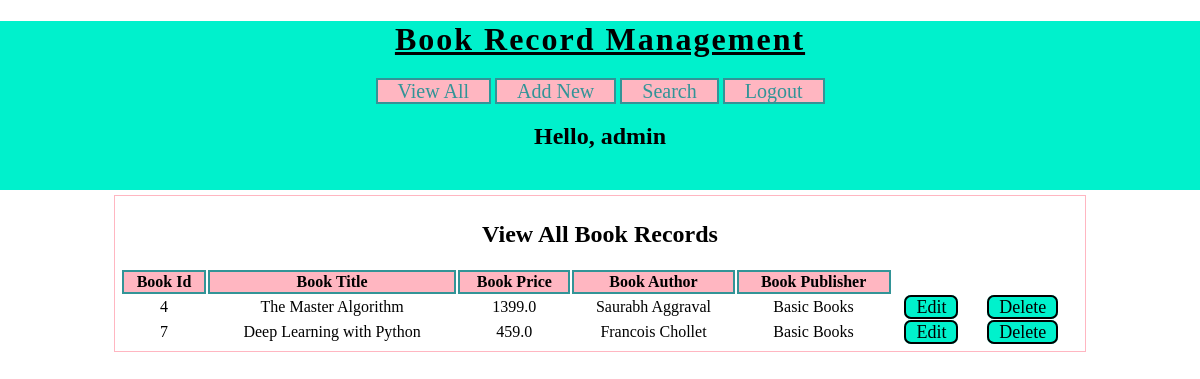
/BRM/view-book/ (signed in), run on the app's committed database.
### myapp/models.py (models this page shows)
class Book(models.Model):
    title = models.CharField(max_length=100)
    price = models.FloatField()
    author = models.CharField(max_length=100)
    publisher = models.CharField(max_length=100)

### myapp/views.py (the view)
# urls.py: path('view-book/', views.ViewBooks, name='view-book'),
@login_required(login_url = '/BRM/login/')
def ViewBooks(request):
    books = Book.objects.all().order_by('id')
    username = request.session['username']
    context = {
        'books' : books,
        'username' : username
    }
    return render(request, 'myapp/view_book.html',context)

### templates/myapp/view_book.html (shortened to what this page needs)
{% extends 'myapp/base.html' %}
{% block content %}
<div id="main">
  <h2>View All Book Records</h2>
  <table>
    <thead>
      <th>Book Id</th>
      <th>Book Title</th>
      <th>Book Price</th>
      <th>Book Author</th>
      <th>Book Publisher</th>
    </thead>
    {% for book in books %}
    <tr>
      <td>{{book.id}}</td>
      <td>{{book.title}}</td>
      <td>{{book.price}}</td>
      <td>{{book.author}}</td>
      <td>{{book.publisher}}</td>
      <td><a href="{% url 'edit-book' book.id %}" class="btn">Edit</a></td>
      <td><a href="{% url 'delete-book' book.id %}" class="btn">Delete</a></td>
      <td></td>
    </tr>
    {% endfor %}
  </table>
</div>
{% endblock content %}

### templates/myapp/base.html (shortened to what this page needs)
<!DOCTYPE html>
{% load static %}
<html lang="en" dir="ltr">
  <head>
    <link rel="stylesheet" href="{% static 'css/BRMstyle.css' %}">
  </head>
  <body>
    <div id="header">
      <h1>Book Record Management</h1>
      <div id="nav">
        <a href="{% url 'view-book' %}">View All</a>
        <a href="{% url 'new-book' %}">Add New</a>
        <a href="{% url 'search-book' %}">Search</a>
        <a href="{% url 'logout' %}">Logout</a>
      </div>
      <h2>Hello, {{username}}</h2>
    </div>
    {% block content %}
    {% endblock content %}
  </body>
</html>

### statics/css/BRMstyle.css (style rules this page uses)
body { margin: 0; font-family: cursive; }
#header { background-color: #00F1CC; padding-bottom: 20px; text-align: center; }
#header h1 { text-align: center; letter-spacing: 2px; text-decoration: underline; }
#nav { width: 60%; margin: auto; }
#nav a { background-color: lightpink; width: 150px; border: solid 2px #329497; font-size: 20px; text-decoration: none; color : #329497; padding-left: 20px; padding-right: 20px; }
#main { margin: auto; border: solid 1px lightpink; width: 80%; padding: 5px; margin-top: 5px; }
#main h2, #main form { text-align: center; }
#main table { width: 100%; text-align: center; }
#main table th { background-color: lightpink; border: solid 2px #329497; }
.btn { background-color: #00F1CC; width: 150px; border: solid 2px black; font-size: 18px; text-decoration: none; color: black; padding-left: 10px; padding-right: 10px; border-radius: 7px; }

### data on the page
Book: id "4", title "The Master Algorithm", price "1399.0", author "Saurabh Aggraval", publisher "Basic Books"
Book: id "7", title "Deep Learning with Python", price "459.0", author "Francois Chollet", publisher "Basic Books"

### other printed values
{{ username }} "admin"
